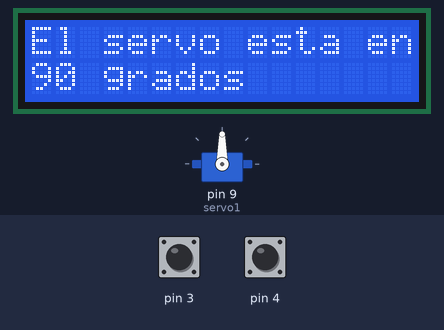
The sketch below on a simulated Arduino Uno, built with avr-gcc and run on an emulated ATmega328P. On the bench: 16×2 character LCD, servo. Inputs (shaded band) come from the test bench; at power-on: pin 3 HIGH, pin 4 HIGH. EEPROM starts erased.

Above: at 1.3 s.
1.4 s: pin 3 pulled LOW for 3.2 s
At 5.9 s:
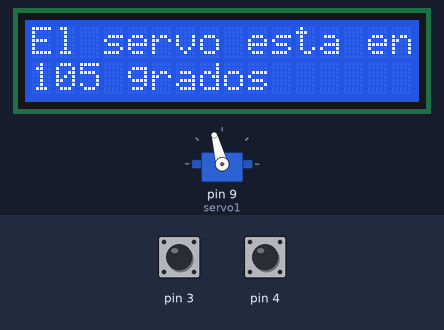
6.2 s: pin 3 pulled LOW for 3.2 s
At 10.8 s:
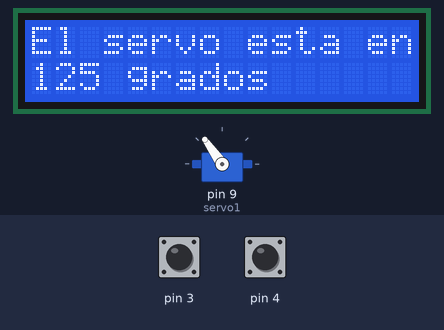
11.7 s: pin 3 pulled LOW for 3.2 s
At 16.6 s:
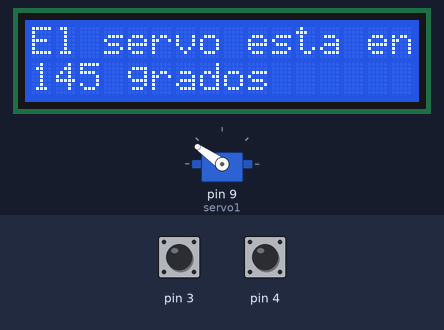
17.2 s: pin 3 pulled LOW for 3.2 s
At 22.3 s:
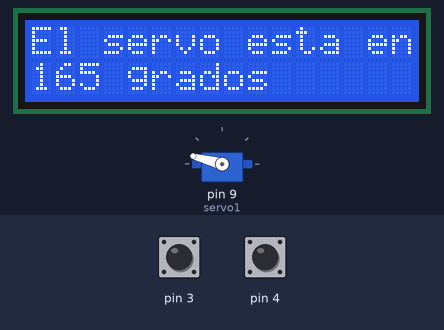
22.8 s: pin 3 pulled LOW for 3.2 s
At 27.1 s:
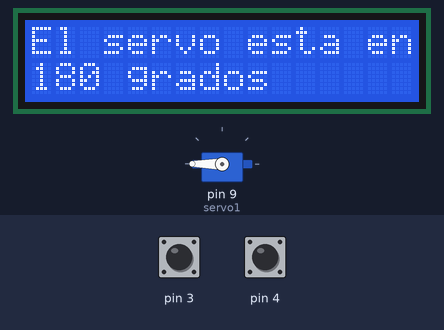
27.5 s: pin 4 pulled LOW for 0.6 s
At 30.3 s:
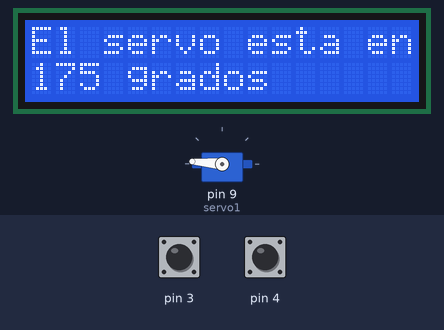
Timing chart, 0 to 31.4 s (numbered marks = the images above; inputs shaded):
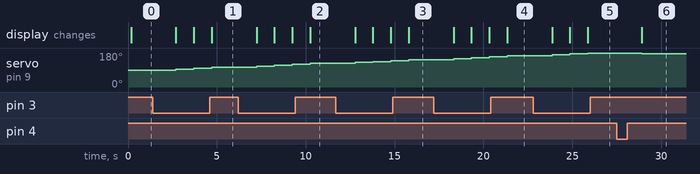

The sketch:

eeprom__lcd__servo.ino
```cpp
#include <LiquidCrystal.h>
#include <Servo.h>
#include <EEPROM.h>

Servo servo1;
LiquidCrystal lcd(7,8,9,10,11,12);

byte angulo = EEPROM.read(0);

void setup()
{
if(EEPROM.read(0) > 180)
{
 EEPROM.write(0,90);
 angulo = EEPROM.read(0);
}
pinMode(9,OUTPUT);
pinMode(3, INPUT_PULLUP);
pinMode(4, INPUT_PULLUP);
lcd.begin(16,2);
servo1.attach(9);
servo1.write(angulo);
delay(100);
}

void loop()
{
lcd.clear();
lcd.print("El servo esta en: ");
lcd.setCursor(0,1);
lcd.print(angulo);
lcd.print(" grados");
servo1.write(angulo);

if(digitalRead(3) == 0)
{
  angulo = angulo + 5;
  if( angulo >= 180)
  {
    angulo = 180;
  }
  EEPROM.write(0,angulo);
  delay(500);
}

if(digitalRead(4) == 0)
{
  angulo = angulo - 5;
  if( angulo > 180)
  {
    angulo = 0;
  }
  EEPROM.write(0,angulo);
  delay(500);
}

delay(500);
}
```

Measured:
- after the input at 1.4 s, servo on pin 9 (servo1): 90° → 95° after 1.3 s, → 100° 1.0 s later, → 105° 1.0 s later; the display: first changes after 1.3 s (image 1 shows a later state)
- after the input at 6.2 s, servo on pin 9 (servo1): 105° → 110° after 1.0 s, → 115° 1.0 s later, → 120° 1.0 s later, → 125° 1.0 s later; the display: first changes after 1.0 s (image 2 shows a later state)
- after the input at 11.7 s, servo on pin 9 (servo1): 125° → 130° after 1.1 s, → 135° 1.0 s later, → 140° 1.0 s later, → 145° 1.0 s later; the display: first changes after 1.1 s (image 3 shows a later state)
- after the input at 17.2 s, servo on pin 9 (servo1): 145° → 150° after 1.1 s, → 155° 1.0 s later, → 160° 1.0 s later, → 165° 1.0 s later; the display: first changes after 1.1 s (image 4 shows a later state)
- after the input at 22.8 s, servo on pin 9 (servo1): 165° → 170° after 1.1 s, → 175° 1.0 s later, → 180° 1.0 s later; the display: first changes after 1.1 s (image 5 shows a later state)
- after the input at 27.5 s, servo on pin 9 (servo1): 180° → 175° after 1.4 s; the display: changes after 1.4 s (image 6)
